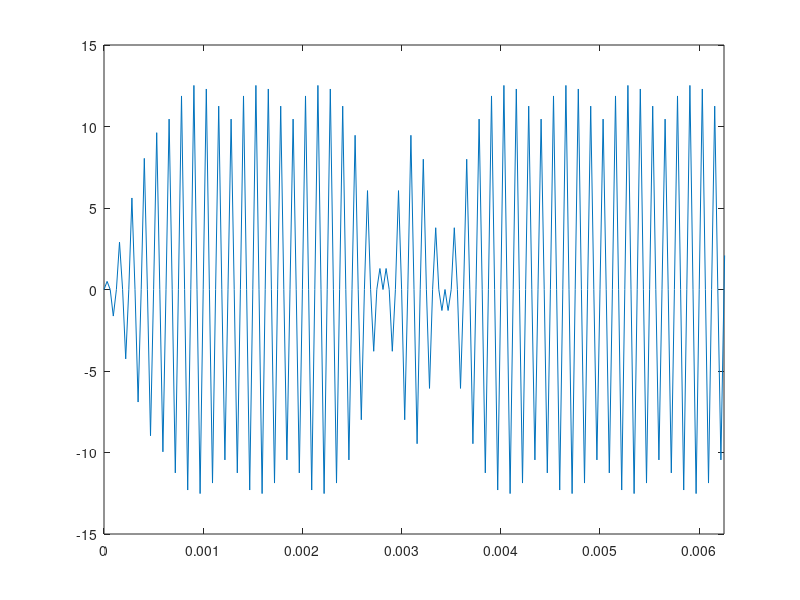
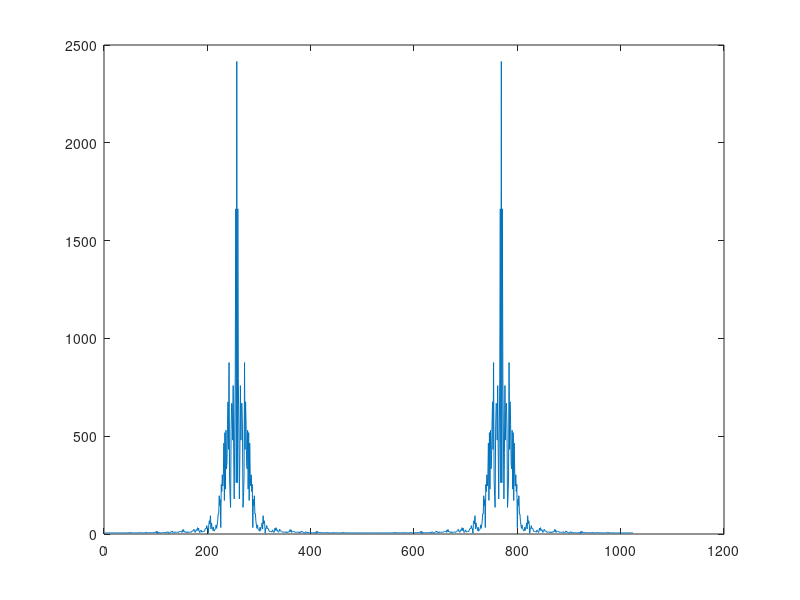

Reproduce these figures in MATLAB, in order.

    % this is sth new hello MB
    % Simulation of an impulse modulated raised-cosine BPSK signal generator
    % input terms
    Fs = 32000;          % sample frequency of simulation (Hz)
    dataRate = 1600;     % data rate in bps
    beta = 0.25;        % raised-cosine rolloff factor
    symbols = 2;        % symbols per 2-bit (1-bit, per symbol)(symbol periods)
    time = 3;       % length of signal in seconds
    A = 10;             %  scale factor
    f = Fs/4;           % carrier frequency
    cosine=[1 0 -1 0];  % cos(2*pi*f*n)
    %cosine = cos(2*pi*f.*[1 2 3 4]);
    counter = 1;        % used to get a new data bit

    % calculated terms
    numberOfSamples = Fs*time;
    samplesPerSymbol = Fs/dataRate;

    % create rised-cosine filter
    B = (rcosfir(beta, symbols/2, samplesPerSymbol, 1/Fs));
    %B = rcosdesign(beta, symbols, samplesPerSymbol, 'sqrt');
    Zi = zeros(1, (length(B) - 1));
    %plot(B)
    xlabel('Samples')

    inputSamples = [1,1,1,1, 0,1,1,0,0,1,1,0,1 ,0,0,0, 1,1,1,1, 0,1,1,0,0,1,1,0,1 ,0,0,0, 1,1,1,1, 0,1,1,0,0,1,1,0,1 ,0,0,0, 1,1,1,1, 0,1,1,0,0,1,1,0,1 ,0,0,0, 1,1,1,1, 0,1,1,0,0,1,1,0,1 ,0,0,0, 1,1,1,1, 0,1,1,0,0,1,1,0,1 ,0,0,0, 1,1,1,1, 0,1,1,0,0,1,1,0,1 ,0,0,0, 1,1,1,1, 0,1,1,0,0,1,1,0,1 ,0,0,0, 1,1,1,1, 0,1,1,0,0,1,1,0,1 ,0,0,0, 1,1,1,1, 0,1,1,0,0,1,1,0,1 ,0,0,0];
    isLength = length(inputSamples);
    addSamples = numberOfSamples - isLength;
    inputSamples = [inputSamples zeros(1,addSamples)];
    % Real-Time (In serie simulation)
    k=1;
    j=1;
    %dataArray = inputSamples;
    for i = 1:numberOfSamples
        % get the new data bit at the beginning of a symbol period
        if(counter == 1)
            data = A*(2*(rand > 0.5)-1);
            %data = A*(2*(inputSamples(j))-1);
            j=j+1;
            
        else
            data = 0;
        end
        dataArray(k) = data/A;
        %sound(data,Fs)
        % pulse modulated signal
        [impulseModulatedData, Zf] = filter(B, 1, data, Zi);
        Zi = Zf;

        BPSKsignal(k) = impulseModulatedData*cosine(mod(i ,4) + 1) ;

        % reset at the end of a symbol period
        if(counter == samplesPerSymbol)
            counter = 0;
        end

        % increment counter
        counter = counter + 1;
        k=k+1;
    end
    plot((0:1/Fs:time-1/Fs),BPSKsignal)
    xlim([0 10/dataRate])
    X = abs(fft(BPSKsignal, 1024));
    figure, plot(fftshift(X))
    sound(BPSKsignal,Fs)
